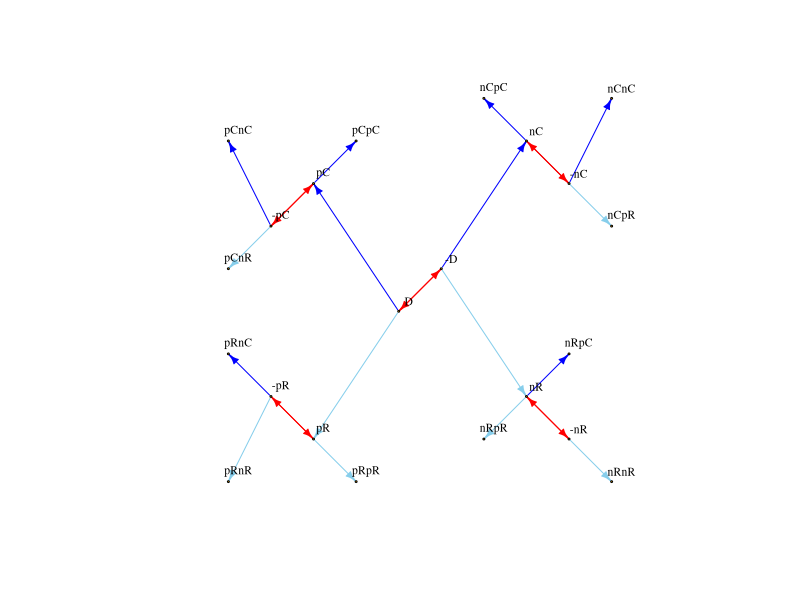
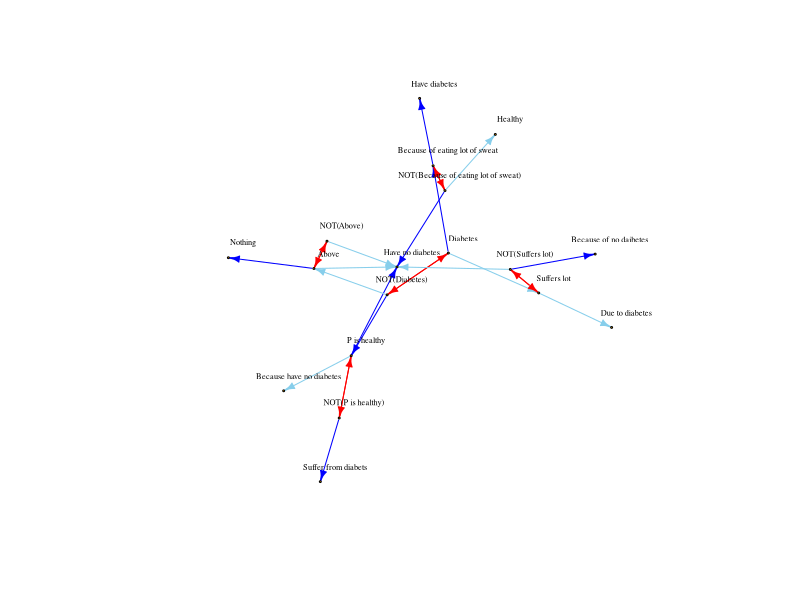

Generate these figures, in order, with R:
## ---- chunk 1
rm(list=ls())
knitr::opts_chunk$set(echo=F, warning=F, cache=F, message=F,
                      sanitiz=T, fig.width = 5, fig.height = 3)
## ---- chunk 2
library(tidyr)
library(dplyr)
library(ggplot2)
library(igraph)
char = as.character
num = function(x) {return(as.numeric(as.character(x)))}
## ---- chunk 3
df = read.csv("../../data/experiment1/all_data.csv") %>%
  mutate(response = char(response)) %>%
  filter(!(workerid %in% c(3,4,5,6)))
## ---- chunk 4
df$positive_response = gsub(
  "<span class='variable_word (name|him|he)'>\\{\\{\\}\\}</span>",
  "P",
  df$positive_response)
df$positive_response = gsub(
  "<span class='variable_word his'>\\{\\{\\}\\}</span>",
  "P's",
  df$positive_response)
## ---- chunk 5
# nodes = w0$response
transforms = c("p", "n")
frames = c("C", "R")
n_link_types = length(transforms)*length(frames)

full_graph_structure = data.frame(
  transform1 = c(rep(rep(transforms, c(2,2)), 1),
                 rep(rep(transforms, c(8,8)), 1)),
  frame1 = c(rep(rep(frames, c(1,1)), 2),
             rep(rep(frames, c(4,4)), 2)),
  transform2 = c(rep("", n_link_types),
                 rep(rep(transforms, c(2,2)), 4)),
  frame2 = c(rep("", n_link_types),
             rep(rep(frames, c(1,1)), 8)),
  stringsAsFactors=F) %>%
  filter(frame1==frame2 | transform1!=transform2) %>%
  mutate(var1 = paste(transform1, frame1, sep=""),
         var2 = paste(transform2, frame2, sep=""),
         variable = paste(var1, var2, sep="")) %>%
  mutate(source = ifelse(var2=="", "D", var1),
         target = variable,
         link_type = ifelse(var2=="", var1, var2)) %>%
  select(source, target, link_type)

graph_structure = full_graph_structure

negations = graph_structure %>% 
  filter(link_type %in% c("nC", "nR")) %>%
  mutate(target = paste("-", source, sep=""),
         link_type = "neg") %>%
  rbind(graph_structure %>% 
  filter(link_type %in% c("nC", "nR")) %>%
  mutate(target = source,
         source = paste("-", source, sep=""),
         link_type = "neg"))
cause_negations = graph_structure %>% 
  filter(link_type=="nC") %>%
  mutate(source = paste("-", source, sep=""),
         link_type = "pC")
result_negations = graph_structure %>% 
  filter(link_type=="nR") %>%
  mutate(source = paste("-", source, sep=""),
         link_type = "pR")
graph_structure = graph_structure %>%
  filter(!(link_type %in% c("nC", "nR"))) %>%
  rbind(negations) %>% rbind(cause_negations) %>% rbind(result_negations)

graph_structure = graph_structure %>% unique()

edge_types = matrix(c(graph_structure$source, graph_structure$target), ncol=2) %>%
  t %>% c

link_color_map = c(
  pC = "blue",
  pR = "skyblue",
  nC = "red",
  nR = "pink",
  neg = "red"
)

link_colors = link_color_map[graph_structure$link_type]

abstract_graph = make_graph(edge_types, directed=T)

node_types = names(V(abstract_graph))

orig_node_types = c("D","pC","pR","nC","nR","pCpC","pCnC","pCnR","pRpR","pRnC","pRnR", "nCpC", "nCpR", "nCnC", "nRpC", "nRpR", "nRnR", "-D", "-pC", "-pR", "-nC", "-nR")
orig_node_positions = data.frame(
  variable = orig_node_types,
  #     D     pC    pR    nC    nR    pCpC pCnC pCnR pRpR pRnC pRnR nCpC nCpR nCnC nRpC nRpR nRnR -D    -pC   -pR   -nC   -nR
  r = c(4,    2,    2,    7,    7,    3,   0,   0,   3,   0,   0,   6,   9,   9,   8,   6,   9,   5,    1,    1,    8,    8),
  c = c(4,    7,    1,    8,    2,    8,   8,   5,   0,   3,   0,   9,   6,   9,   3,   1,   0,   5,    6,    2,    7,    1)
)
node_positions = data.frame(
    variable = node_types
  ) %>%
  mutate(r = sapply(char(variable), function(v) {return((orig_node_positions %>% filter(variable==v))$r[1])})) %>%
  mutate(c = sapply(char(variable), function(v) {return((orig_node_positions %>% filter(variable==v))$c[1])}))

abstract_layout = matrix(c(node_positions$r, node_positions$c), byrow=F, ncol=2)

plot(abstract_graph,
     vertex.size=1,
     vertex.label.cex=0.7,
     vertex.label.color="black",
     vertex.label.dist=1,
     edge.color=link_colors,
     layout=abstract_layout,
     edge.arrow.size=0.5)

# layout_as_tree(abstract_graph)
## ---- chunk 6
# great examples: 10, 11, 17, 18, 19
# tautological: 7
# messy: 8, 12
# worker_to_graph = 19

worker_to_graph = 8
w = df %>%
  select(response, positive_response, variable, workerid) %>%
  filter(workerid==worker_to_graph) %>%
  filter(!is.na(response))
responses = w$positive_response
names(responses) = w$variable

edges_df = full_graph_structure %>%
  select(source, target, link_type) %>%
  filter(target %in% w$variable & source %in% w$variable) %>%
  mutate(source = responses[source],
         target = responses[target]) %>%
  unique()

## make negations of D, pC, nC, nR, pR
negations = edges_df %>% 
  filter(link_type %in% c("nC", "nR")) %>%
  mutate(target = paste("NOT(", source, ")", sep=""),
         link_type = "neg") %>%
  rbind(edges_df %>% 
  filter(link_type %in% c("nC", "nR")) %>%
  mutate(target = source,
         source = paste("NOT(", source, ")", sep=""),
         link_type = "neg"))
cause_negations = edges_df %>% 
  filter(link_type=="nC") %>%
  mutate(source = paste("NOT(", source, ")", sep=""),
         link_type = "pC")
result_negations = edges_df %>% 
  filter(link_type=="nR") %>%
  mutate(source = paste("NOT(", source, ")", sep=""),
         link_type = "pR")
edges_df = edges_df %>%
  filter(!(link_type %in% c("nC", "nR"))) %>%
  rbind(negations) %>% rbind(cause_negations) %>% rbind(result_negations) %>%
  unique()

edges = matrix(c(edges_df$source, edges_df$target), ncol=2) %>%
  t %>% c

link_colors = link_color_map[edges_df$link_type]

g = make_graph(edges, directed=T)

nodes = names(V(g))

# get node locations
row_pos = node_positions$r
names(row_pos) = node_positions$variable
col_pos = node_positions$c
names(col_pos) = node_positions$variable

negations = w %>% filter(variable%in%c("nR", "nC", "D", "pR", "pC")) %>%
  mutate(positive_response = paste("NOT(", positive_response, ")", sep=""),
         variable = paste("-", variable, sep=""))
nodes_df = w %>% 
  rbind(negations) %>%
  group_by(positive_response) %>%
  summarise(variable = variable[1])
first_vars = nodes_df$variable
names(first_vars) = nodes_df$positive_response

positions = data.frame(
  positive_response = nodes,
  variable = first_vars[nodes],
  stringsAsFactors = F) %>%
  mutate(r = row_pos[char(variable)],
         c = col_pos[char(variable)])

g_layout = matrix(c(positions$r, positions$c), byrow=F, ncol=2)

# pdf(file=paste("graphs/s", worker_to_graph, ".pdf", sep=""))
plot(g,
     vertex.size=1,
     vertex.label.cex=0.5,
     vertex.label.color="black",
     vertex.label.dist=1.5,
     edge.color=link_colors,
     # layout=g_layout,
     edge.arrow.size=0.5
     )
# dev.off()

# for each (call it "central") node,
#   for each other (call it "peripheral") node,
#     what pattern(s) connect(s) the two?
#   do any peripheral nodes share patterns?
#   if they do, adjust the count for that pair up
# look at the counts: are node pairs with high counts similar?
## ---- chunk 7

